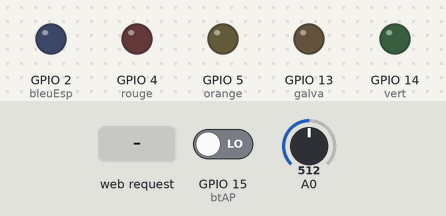
A sketch run on a simulated ESP8266 (NodeMCU). On the bench: output pins drawn as LEDs (lit = HIGH). Inputs (shaded band) come from the test bench; at power-on: GPIO 15 (btAP) LOW, A0 = 512. WiFi joins after 1.5 s; servers stay silent unless stated; what the sketch prints to the serial monitor is not drawn.

Above: at 3.7 s.
3.8 s: HTTP request GET /?intens=1 received
At 4.4 s:
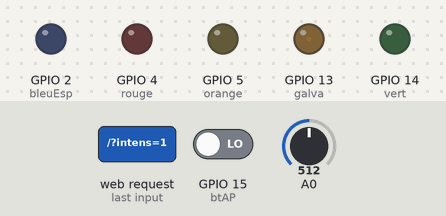
5.3 s: GPIO 15 (btAP) driven HIGH
At 5.9 s:
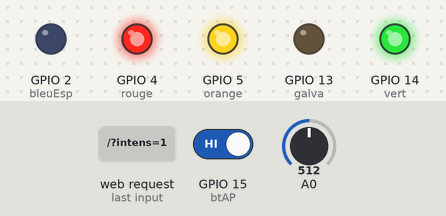
6.8 s: HTTP request GET /?intens=120 received
At 7.1 s:
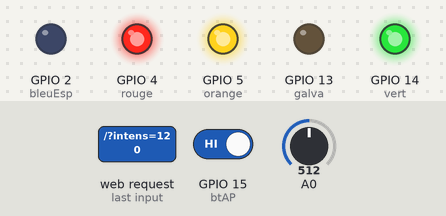
8.3 s: HTTP request GET /?led=120 received
At 9.2 s:
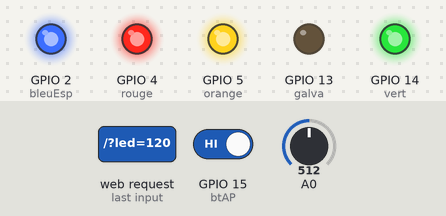
9.8 s: HTTP request GET /?intens=120&led=120 received
At 10.8 s:
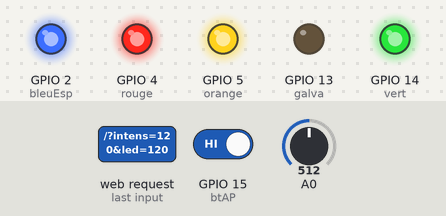
11.3 s: HTTP request GET /?intens=1 received
At 12.0 s:
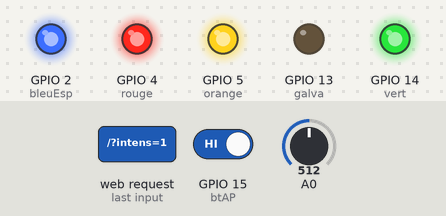
Timing chart, 0 to 13.8 s (numbered marks = the images above; inputs shaded):
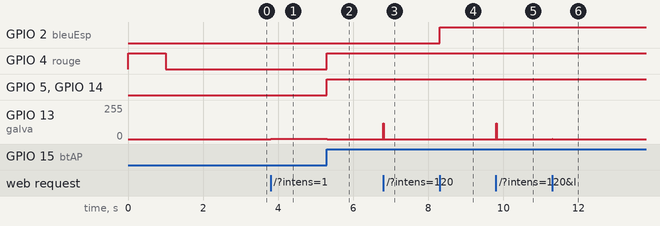

Measured:
- after the input at 3.8 s, GPIO 13 (galva): 0/255 → 1/255 at once
- after the input at 5.3 s, GPIO 4 (rouge), GPIO 5 (orange), GPIO 14 (vert): LOW → HIGH at once; GPIO 13 (galva): 1/255 → 0/255 at once
- after the input at 6.8 s, GPIO 13 (galva): 0/255 → 120/255 at once, → 0/255 0.01 s later
- after the input at 8.3 s, GPIO 2 (bleuEsp): LOW → HIGH at once
- after the input at 9.8 s, GPIO 13 (galva): 0/255 → 120/255 at once, → 0/255 0.01 s later
- after the input at 11.3 s, GPIO 13 (galva): 0/255 → 1/255 at once, → 0/255 0.01 s later

The sketch:

WebServer.ino
```cpp
#include <ESP8266WiFi.h>
#include <ESP8266WebServer.h>
#include <ESP8266mDNS.h>


// Set WiFi credentials
#define WIFI_SSID "urznet"
#define WIFI_PASS "dlpdaiyadmqclrqlhaldadlpdaiyadmqdcdolldbm"

// Set AP credentials
#define AP_SSID "CO2COVID"
#define AP_PASS "WearAMask"

#define vert 14
#define orange 5
#define rouge 4
#define btAP 15
#define bleuEsp 2
#define galva 13


int intens=0;
ESP8266WebServer server(80);

void setup() {
  // Setup serial port
  Serial.begin(115200);
  Serial.println();


  // Leds et inter
  pinMode(vert, OUTPUT);
  pinMode(orange, OUTPUT);
  pinMode(rouge, OUTPUT);
  pinMode(btAP, INPUT);
  pinMode(bleuEsp, OUTPUT);
  pinMode(galva, OUTPUT);
  digitalWrite(vert, LOW);
  digitalWrite(orange, LOW);
  digitalWrite(rouge, HIGH);
  digitalWrite(galva, 0);
  delay(1000);
  digitalWrite(rouge, LOW);

  // Begin WiFi
  WiFi.softAP("CO2COVID", "WearAMask");
  WiFi.begin(WIFI_SSID, WIFI_PASS);

  // Connecting to WiFi...
  Serial.print("Connecting to ");
  Serial.print(WIFI_SSID);
  // Loop continuously while WiFi is not connected
  while (WiFi.status() != WL_CONNECTED)
  {
    delay(100);
    Serial.print(".");
  }
  Serial.println(WiFi.localIP());
  if (MDNS.begin("coo")) {              // Start the mDNS responder for esp8266.local
    Serial.println("mDNS responder started");
  } else {
    Serial.println("Error setting up MDNS responder!");
  }

  server.on("/", rootPage);
  server.begin();
}


void rootPage(){
  Serial.println("handling root");
  if(server.hasArg("intens")){
    intens=server.arg("intens").toInt();
  }
  if(server.hasArg("led")){
    int x=server.arg("led").toInt();
    if(x&1) digitalWrite(rouge, HIGH);
    else digitalWrite(rouge, LOW);
    if(x&2) digitalWrite(vert, HIGH);
    else digitalWrite(vert, LOW);
    if(x&4) digitalWrite(orange, HIGH);
    else digitalWrite(orange, LOW);
    if(x&8) digitalWrite(bleuEsp, HIGH);
    else digitalWrite(bleuEsp, LOW);
  }
  server.send(200, "text/plain", "Bonjour "+String(millis()) +" Vcc="+analogRead(A0));
}


void loop() {
  delay(10);
  server.handleClient();
  analogWrite(galva, intens);
  int x=digitalRead(btAP);
  if(x) {
    digitalWrite(rouge, HIGH);
    digitalWrite(vert, HIGH);
    digitalWrite(orange, HIGH);
    intens=0;
  }
}
```
